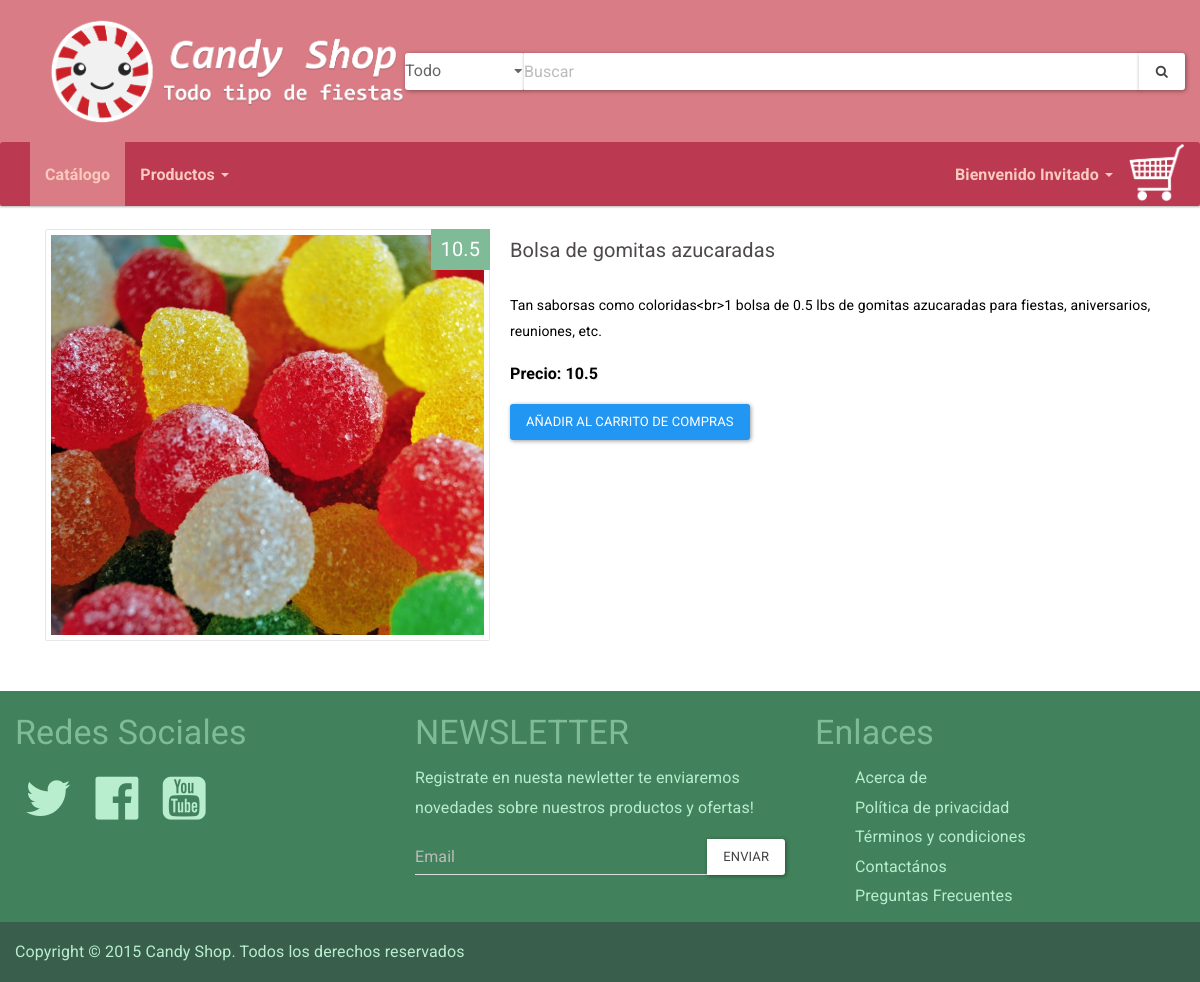
The page /detalles.php?id=1 on the database its author committed.
### tables this page shows
CREATE TABLE `productos` (
  `id` int(11) NOT NULL AUTO_INCREMENT,
  `idcategoria` int(11) DEFAULT NULL,
  `nombre` text NOT NULL,
  `nombre_EN` varchar(255) DEFAULT NULL,
  `descripcion` text NOT NULL,
  `descripcion_EN` varchar(255) DEFAULT NULL,
  `imagen` text NOT NULL,
  `precio` double NOT NULL,
  PRIMARY KEY (`id`),
  KEY `fk_producto_categoria` (`idcategoria`),
  CONSTRAINT `fk_producto_categoria` FOREIGN KEY (`idcategoria`) REFERENCES `categoria` (`idcategoria`) ON DELETE SET NULL ON UPDATE CASCADE
);

### funciones/consultas.php (called while the page is built, shortened)
<?php
	require_once(__ROOT__.'/conexion.php');
	function getProductoPorId($id="%", $assoc = true){
		global $db;
		$stmt = $db->prepare("SELECT * FROM productos WHERE Id LIKE ?");
		$tipo = $id=="%"?"s":"i";
		$stmt->bind_param($tipo,$id);
		$rows = array();
		if ($stmt->execute()) {
			$result = $stmt->get_result();
			if ($assoc) {
				while ($row = $result->fetch_assoc()) {
					array_push($rows, $row);
				}
			} else {
				while ($row = $result->fetch_array()) {
					array_push($rows, $row);
				}
			}
		}
		return $rows;
	}
?>

### detalles.php (the view)
<?php include 'include/header.php' ?><script src="<?php echo htmlspecialchars('' . ($base_url) . '/js/scripts.js', ENT_QUOTES, 'UTF-8'); ?>"></script><?php $producto = getProductoPorId($_GET["id"],false);
$producto = $producto[0]; ?><section class="container"><div class="producto"><div class="col-md-5 col-lg-5 col-sm-6 col-xs-12"><span class="producto-precio"><?php echo htmlspecialchars($producto['precio'], ENT_QUOTES, 'UTF-8'); ?></span><a href="<?php echo htmlspecialchars('./detalles.php?id=' . ($producto[0]) . '', ENT_QUOTES, 'UTF-8'); ?>" class="producto-image-container"><img src="<?php echo htmlspecialchars('./productos/' . ($producto[6]) . '', ENT_QUOTES, 'UTF-8'); ?>"/></a></div><div class="producto-detalles col-md-7 col-lg-7 col-sm-6 col-xs-12"><h2 class="producto-nombre"><?php echo htmlspecialchars($producto['nombre'], ENT_QUOTES, 'UTF-8'); ?></h2><p class="producto-descripcion"><?php echo htmlspecialchars($producto['descripcion'], ENT_QUOTES, 'UTF-8'); ?></p><p class="producto-descripcion-precio">Precio: <?=$producto['precio']?></p><a href="<?php echo './carritodecompras.php?id=' . ($producto[0]) . ''; ?>" class="btn btn-primary">Añadir al Carrito de Compras</a></div></div></section><?php include 'include/footer.php' ?>

### css/style.css (style rules this page uses)
* { outline:none !important }
body { background-color:#fff !important }
.producto { max-height:368.5px;-o-transition:all 0.2s ease-in-out;-ms-transition:all 0.2s ease-in-out;-moz-transition:all 0.2s ease-in-out;-webkit-transition:all 0.2s ease-in-out;transition:all 0.2s ease-in-out; }
.producto img { border:1px solid #e7e7e7;-webkit-border-radius:2px;border-radius:2px;padding:5px;width:100% }
.producto .producto-detalles { padding:0 5px 0 5px }
.producto .producto-nombre { color:#4e4949;font-size:20px;height:44px;max-height:44px;margin:10px 0 10px 0;width:100% }
.producto .producto-descripcion { color:#000;font-size:14px }
.producto .producto-descripcion-precio { color:#000;font-size:16px;font-weight:bolder;text-shadow:1px 1px 1px #eee }
.producto .producto-precio { background-color:#7fbb97;color:#fff;padding:2px 10px;position:absolute;font-size:20px;top:0;right:15px;z-index:1 }

### rows shown on the page
productos: precio "10.5", imagen (picture), nombre "Bolsa de gomitas azucaradas", descripcion "Tan saborsas como coloridas<br>1 bolsa de 0.5 lbs de gomitas azucaradas para fiestas, aniversarios, reuniones, etc."

### other values the page prints
$usuario_label "Invitado"
